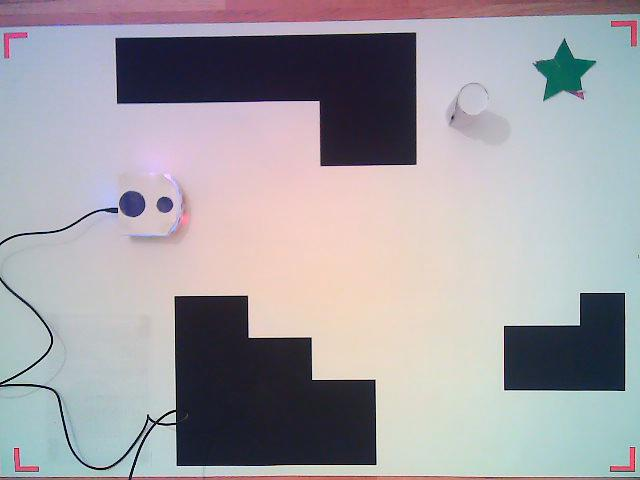
#> input picture maptest.jpg, 640 x 480 px, given in place of map1.JPG, which was not available
$ python test_vision.py
#> lines starting #> are read from the running program, lines starting #| are printed output that depends on the picture; after the words box and inside, x2 and y2 are one past the last pixel; in counts of white or black regions, pixels touching at a corner belong together; long printed decimals are rounded; pictures that were not available may be replaced by others from this repository, and a replacement may not be noted
import numpy as np
from matplotlib import pyplot as plt
import scipy.ndimage as ndimage
import cv2
import heapq
import math
import scipy
from sklearn.cluster import KMeans
import timeit
from skimage.feature import blob_doh


offline = True
fast = True
Plot = False
save = False

# TODO: say that you cant anything (camera covered)

def initialization():
    start = timeit.default_timer()
    map_path_offline = r"C:\Users\Carl\Desktop\Project\Maps\map1.JPG"
    map = cv2.imread(map_path_offline)
#> map is the input picture: shape (480, 640, 3); mean B, G, R 165.4, 159.7, 162.7
    corner_mask_path = r"C:\Users\Carl\Desktop\Project\mask_corner.JPG"
    mask = cv2.imread(corner_mask_path)
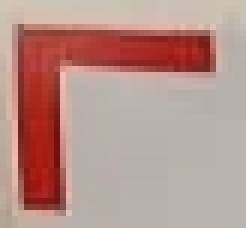
#> input picture Images/mask_corner.JPG, 41 x 38 px, found by its file name (shown 6 times larger)
#> mask is the input picture: shape (38, 41, 3); mean B, G, R 138.4, 146.2, 182.8
    dimension_paper = [118.9,84.1] #cm A0
    dim = (int(dimension_paper[0]*2),int(dimension_paper[1]*2))
    # Switching red and blue channels
    map[:, :, [0, 2]] = map[:, :, [2, 0]]
    mask[:, :, [0, 2]] = mask[:, :, [2, 0]]
    if Plot:
        plt.imshow(map)
        plt.show()
    corner_location = corner_detection(map,mask)
#> in color_filtering, `color_mask = cv2.inRange(large_image, lower, upper)`:
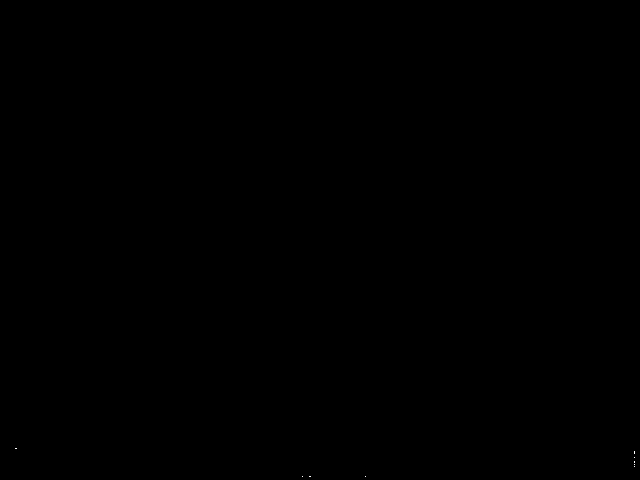
#> color_mask: shape (480, 640); 0% white in thin lines or dots, all inside (x1, y1, x2, y2) = (15, 448, 635, 477)
#> the loop in corner_detection, `for i in range (0,4):` made 4 passes
#> mn on passes 1 to 4: 1, 0.357, 0.298, 0.298
#> after the loop in corner_detection, `for i in range (0,4):`:
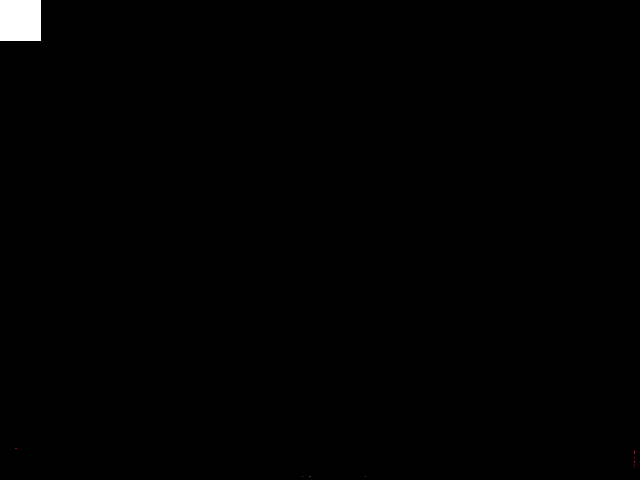
#> large_image: shape (480, 640, 3); mean R, G, B 1.4, 1.4, 1.4
#> after the loop in corner_detection, `for i in range (0,4):`: corner_location = [[0, 0], [0, 38], [38, 41], [41, 0]]
#> in corner_detection, `corner_location = np.fliplr(corner_location)`: corner_location = [[0, 0], [38, 0], [41, 38], [0, 41]]
#> corner_location = [[0, 0], [38, 0], [41, 38], [0, 41]]
    img_straighten = four_point_transform(map, corner_location)
    if img_straighten.shape[0]>1000:
        img_straighten = cv2.resize(img_straighten, dsize=((dim[0], int(img_straighten.shape[0]*dim[0]/img_straighten.shape[1]))))

    img_straighten_grey = cv2.cvtColor(img_straighten, cv2.COLOR_RGB2GRAY)
    coordinates_thymio, coordinates_endpoint = find_contours(img_straighten_grey, 0.001) #OR # obstacles = color_filtering(img_straighten,"black")
    obstacles, thymio, end_point = clustering(img_straighten)
    if save:
        plt.imsave('obstacles.jpg',obstacles)
    thymio_center_coord, thymio_orientation = orientation_location_thymio(img_straighten_grey, coordinates_thymio)
    modified_obstacles = process_obstacles(obstacles)
    stop = timeit.default_timer()

    print('Time: ', stop - start)


def process_obstacles(img):
    output = np.copy(img)
    kernel = np.ones((3,3), np.uint8)
    output = cv2.erode(output, kernel, iterations=1)
    output = cv2.dilate(output, kernel, iterations=2)
    if Plot:
        plt.imshow(output)
        plt.show()
    return output

def clean_image(img):
    output = np.copy(img)

    return output

def preprocessing(img):
    # REMOVE BACKGROUND epic fail
    output = np.copy(img)
    blur = scipy.ndimage.gaussian_filter(output, sigma = 30.0)
    bg_removed = output - blur
    squared = bg_removed**2
    squared_filt = scipy.ndimage.gaussian_filter(squared, sigma = 20.0)
    squared_filt = np.sqrt(squared_filt)
    squared_filt = squared_filt.astype(int)
    squared_filt[squared_filt == 0] = 1
    output = np.divide(bg_removed,squared_filt)

    return output


def clustering(img):
    # reshape the image to a 2D array of pixels and 3 color values (RGB)
    pixel_values = img.reshape((-1, 3))
    # convert to float
    pixel_values = np.float32(pixel_values)
    # define criteria and apply kmeans()
    criteria = (cv2.TERM_CRITERIA_EPS + cv2.TERM_CRITERIA_MAX_ITER, 100, 0.1)
    k = 7
    _, labels, (centers) = cv2.kmeans(pixel_values, k, None, criteria, 10, cv2.KMEANS_RANDOM_CENTERS)

    centers = np.uint8(centers)
    segmented_image = centers[labels.flatten()]
    # reshape back to the original image dimension
    segmented_image = segmented_image.reshape(img.shape)
    thymio = np.copy(img)
    obstacles = np.copy(img)
    end_point = np.copy(img)
    labels = labels.reshape(img.shape[0],img.shape[1])
    (values,counts) = np.unique(labels,return_counts=True)
    garbage1_i,garbage2_i,obstacles_i,garbage3_i, thymio_garbage_i,endpoint_i, thymio_i = heapq.nlargest(7, range(len(counts)), key=counts.__getitem__)


    end_point[labels != endpoint_i] = [255, 255, 255]
    obstacles[labels != obstacles_i] = [255, 255, 255]
    thymio[labels != thymio_i] = [255, 255, 255]


    end_point = cv2.fastNlMeansDenoisingColored(end_point,None,10,10,7,21)
    obstacles = cv2.fastNlMeansDenoisingColored(obstacles,None,10,10,7,21)
    thymio = cv2.fastNlMeansDenoisingColored(thymio,None,10,10,7,21)

    if Plot:
        plt.imshow(thymio)
        plt.show()
        plt.imshow(obstacles)
        plt.show()
        plt.imshow(end_point)
        plt.show()
    return obstacles, thymio, end_point


def order_points(pts):
    rect = np.zeros((4, 2), dtype = "float32")
    s = pts.sum(axis = 1)
#> s = [0, 38, 79, 41]
    rect[0] = pts[np.argmin(s)]
    rect[2] = pts[np.argmax(s)]
    diff = np.diff(pts, axis = 1)
#> diff = [0, -38, -3, 41]
    rect[1] = pts[np.argmin(diff)]
    rect[3] = pts[np.argmax(diff)]
    return rect


def four_point_transform(image, pts):
    rect = order_points(pts)
#> rect = [[0, 0], [38, 0], [41, 38], [0, 41]]
    (tl, tr, br, bl) = rect
#> tl = [0, 0]; tr = [38, 0]; br = [41, 38]; bl = [0, 41]

    widthA = np.sqrt(((br[0] - bl[0]) ** 2) + ((br[1] - bl[1]) ** 2))
#> widthA = 41.11
    widthB = np.sqrt(((tr[0] - tl[0]) ** 2) + ((tr[1] - tl[1]) ** 2))
#> widthB = 38
    maxWidth = max(int(widthA), int(widthB))
#> maxWidth = 41

    heightA = np.sqrt(((tr[0] - br[0]) ** 2) + ((tr[1] - br[1]) ** 2))
#> heightA = 38.12
    heightB = np.sqrt(((tl[0] - bl[0]) ** 2) + ((tl[1] - bl[1]) ** 2))
#> heightB = 41
    maxHeight = max(int(heightA), int(heightB))
#> maxHeight = 41
    dst = np.array([
        [0, 0],
        [maxWidth - 1, 0],
        [maxWidth - 1, maxHeight - 1],
        [0, maxHeight - 1]], dtype = "float32")
#> dst = [[0, 0], [40, 0], [40, 40], [0, 40]]

    # compute the perspective transform matrix and then apply it
    M = cv2.getPerspectiveTransform(rect, dst)
#> M = [[0.981, 0, 0], [-1.08e-16, 1.06, 0], [-0.00178, 0.00208, 1]]
    warped = cv2.warpPerspective(image, M, (maxWidth, maxHeight))
    if Plot:
        plt.imshow(warped)
        plt.show()
    # return the warped image
    return warped


def corner_detection(img,mask): #TODO: Get mask of 1 and 0 instead of image mask
    large_image = np.copy(img)
    small_image = np.copy(mask)
    method = cv2.TM_SQDIFF_NORMED
    large_image = color_filtering(large_image,"red")
    corner_location = np.zeros((4,2))
    for i in range (0,4):
        result = cv2.matchTemplate(small_image, large_image, method)
        mn,_,mnLoc,_ = cv2.minMaxLoc(result) # We want the minimum squared difference
        MPx,MPy = mnLoc # Extract the coordinates of our best match
        trows,tcols = small_image.shape[:2] # Get the size of the template. This is the same size as the match.
        # cv2.rectangle(large_image, (MPx,MPy),(MPx+tcols,MPy+trows),(0,0,255),2) # Draw the rectangle on large_image
        new_img = 255*np.ones(large_image.shape,np.uint8)
        large_image[MPy:MPy+trows,MPx:MPx+trows] = new_img[MPy:MPy+trows,MPx:MPx+trows]
        small_image = cv2.rotate(small_image, cv2.ROTATE_90_CLOCKWISE)
        # Changes to account for the rotation of the mask
        if i == 0:
            corner_location[i,:] = [MPy,MPx]
        elif i == 1:
            corner_location[i,:] = [MPy,MPx+tcols]
        elif i == 2:
            corner_location[i,:] = [MPy+trows,MPx+tcols]
        else:
            corner_location[i,:] = [MPy+trows,MPx]
    corner_location = np.fliplr(corner_location)

    return corner_location

def color_filtering(img,color):
    large_image = np.copy(img)
    method = cv2.TM_SQDIFF_NORMED
    if color == "red":
        lower = np.array([90,0,0])
        upper = np.array([255,50,50])
    elif color == "blue":
        lower = np.array([0,0,90])
        upper = np.array([50,50,255])
    elif color == "green":
        lower = np.array([0,90,0])
        upper = np.array([50,255,50])
    elif color == "green and blue":
        lower_b = np.array([0,0,90])
        upper_b = np.array([50,50,255])
        lower_g = np.array([00,90,0])
        upper_g = np.array([50,255,50])
        color_mask_b = cv2.inRange(large_image, lower_b, upper_b)
        color_mask_g = cv2.inRange(large_image, lower_g, upper_g)
        large_image_b = cv2.bitwise_and(large_image, large_image, mask=color_mask_b)
        large_image_g = cv2.bitwise_and(large_image, large_image, mask=color_mask_g)
        large_image = large_image_b + large_image_g
        return large_image
    elif color == "purple":
        lower = np.array([20,0,20])
        upper = np.array([255,90,255])
    elif color == "black":
        large_image = cv2.cvtColor(large_image, cv2.COLOR_RGB2GRAY)
        _,output = cv2.threshold(large_image,10,255,cv2.THRESH_BINARY)
        if Plot:
            plt.imshow(output)
            plt.show()
        return output
    color_mask = cv2.inRange(large_image, lower, upper)
    large_image = cv2.bitwise_and(large_image, large_image, mask=color_mask)
    if color != "red":
        large_image = cv2.fastNlMeansDenoisingColored(large_image,None,10,10,7,21)
    if Plot:
        plt.imshow(large_image)
        plt.show()
    return large_image

def find_contours(img,constant): # TODO: Apply this on the thymio and endpoint images only from the clustering
    # obstacles = find_contours(img_straighten_grey, 0.001) #OR
#> called with constant = 0.001
    img = img.astype(np.uint8)
    _, threshold = cv2.threshold(img, 100, 255, cv2.THRESH_BINARY)
#> threshold: shape (41, 41); 95.6% white; 11 black regions (10 under 20 px)
    contours,_ = cv2.findContours(threshold, cv2.RETR_TREE, cv2.CHAIN_APPROX_SIMPLE)
#> contours = 11 contours, 10 with area under 20; largest, box (x1, y1, x2, y2) and area: (0, 0, 41, 41) 1535
    img_contours = np.zeros([img.shape[0],img.shape[1]])
    largest_areas = sorted(contours, key=cv2.contourArea)
#> largest_areas has the same summary as contours
    largest_areas = largest_areas[:-1] # remove sorted and [:-1] to get the corners and the outer borders too
#> largest_areas = 10 contours, all with area under 20
    # largest_areas = largest_areas[::-1]
    largest_areas = largest_areas[:-3]
#> largest_areas = 7 contours, all with area under 20
    for cnt in largest_areas: # TODO: Find a thresholding way to remove everything and only keep the obstacles  largest_areas[:3]
        approx = cv2.approxPolyDP(cnt, constant*cv2.arcLength(cnt, True), True)
        cv2.drawContours(img_contours, [approx], 0, (255), thickness=cv2.FILLED) #  replace thickness=cv2.FILLED with thickness=5 for edges only
        x = approx.ravel()[0]
        y = approx.ravel()[1]
#> this loop made 7 passes
#> (approx, x, y) on passes 1 to 6: ([[24, 37], [25, 36], [26, 37], [25, 38]], 24, 37), ([[12, 37], [13, 36], [14, 37], [13, 38]], 12, 37), ([[24, 34], [25, 33], [26, 34], [25, 35]], 24, 34), ([[38, 26], [39, 25], [40, 26], [39, 27]], 38, 26), ([[19, 26], [20, 25], [21, 26], [20, 27]], 19, 26), ([[31, 1], [32, 0], [33, 1], [32, 2]], 31, 1)
#> (x, y) on pass 7: (9, 16)
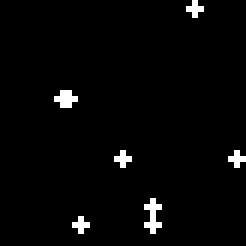
#> img_contours: shape (41, 41) float64 (shown 6 times larger); 2.3% white in thin lines or dots, all inside (x1, y1, x2, y2) = (9, 0, 41, 39)
    if Plot:
        plt.imshow(img_contours)
        plt.show()
    coordinates_thymio = np.zeros((2,2))
    coordinates_endpoint = np.zeros((1,2))
    location_image = np.zeros([img.shape[0],img.shape[1]])
    i = 0
    for c in largest_areas:

        # calculate moments for each contour
        M = cv2.moments(c)
        # calculate x,y coordinate of center
        cX = int(M["m10"] / M["m00"])
        cY = int(M["m01"] / M["m00"])

        cv2.circle(location_image, (cX, cY), 5, (255, 255, 255), -1)
        if(i<2):
            coordinates_thymio[i] = [cX, cY]
        else:
            coordinates_endpoint = [cX, cY]
        i = i + 1
#> this loop made 7 passes
#> (c, cX, cY) on passes 1 to 6: ([[24, 37], [25, 36], [26, 37], [25, 38]], 25, 37), ([[12, 37], [13, 36], [14, 37], [13, 38]], 13, 37), ([[24, 34], [25, 33], [26, 34], [25, 35]], 25, 34), ([[38, 26], [39, 25], [40, 26], [39, 27]], 39, 26), ([[19, 26], [20, 25], [21, 26], [20, 27]], 20, 26), ([[31, 1], [32, 0], [33, 1], [32, 2]], 32, 1)
#> (cX, cY) on pass 7: (10, 16)
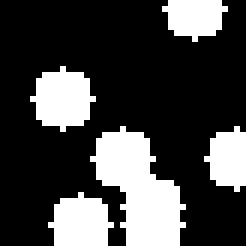
#> location_image: shape (41, 41) float64 (shown 6 times larger); 26.5% white; 5 white regions, box (x1, y1, x2, y2) and area: (15, 21, 31, 41) 181, (5, 11, 16, 22) 81, (8, 32, 19, 41) 73, (27, 0, 38, 7) 55, (34, 21, 41, 32) 55
#> after the loop, coordinates_thymio = [[25, 37], [13, 37]]; i = 7
#> in initialization, `coordinates_thymio, coordinates_endpoint = find_contours(img_straighte..`: coordinates_thymio = [[25, 37], [13, 37]]; coordinates_endpoint = [10, 16]
#> in clustering, `pixel_values = img.reshape((-1, 3))`: pixel_values = 1681 rows, first 8: [105, 85, 120], [104, 85, 117], [105, 84, 117], [105, 85, 113], [108, 83, 112], [110, 86, 110], [115, 87, 110], [117, 89, 111]
#> in clustering, `criteria = (cv2.TERM_CRITERIA_EPS + cv2.TERM_CRITERIA_MAX_ITER, 100, 0..`: criteria = (3, 100, 0.1)
#> in clustering, `_, labels, (centers) = cv2.kmeans(pixel_values, k, None, criteria, 10,..`: labels = 1681 values, max 6 at index 0, min 0 at index 1318, mean 3.31; centers = [[180.2, 122.8, 165.8], [145.9, 114.6, 142.7], [164.5, 172.3, 200.8], [156.6, 160.5, 189.1], [136.6, 101.5, 128.6], [196.2, 77.86, 139], [118.3, 89.67, 118.7]]
#> in clustering, `centers = np.uint8(centers)`: centers = [[180, 122, 165], [145, 114, 142], [164, 172, 200], [156, 160, 189], [136, 101, 128], [196, 77, 139], [118, 89, 118]]
#> in clustering, `segmented_image = centers[labels.flatten()]`: segmented_image = 1681 rows, first 8: [118, 89, 118], [118, 89, 118], [118, 89, 118], [118, 89, 118], [118, 89, 118], [118, 89, 118], [118, 89, 118], [118, 89, 118]
#> in clustering, `labels = labels.reshape(img.shape[0],img.shape[1])`:
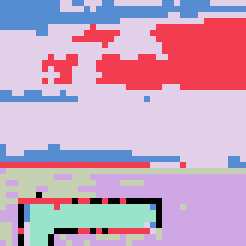
#> labels: shape (41, 41) int32 (shown 6 times larger); 7 distinct labels, from 0 to 6; one colour per label, 0 black
#> in clustering, `(values,counts) = np.unique(labels,return_counts=True)`: values = [0, 1, 2, 3, 4, 5, 6]; counts = [30, 301, 258, 119, 683, 90, 200]
#> in clustering, `garbage1_i,garbage2_i,obstacles_i,garbage3_i, thymio_garbage_i,endpoin..`: garbage1_i = 4; garbage2_i = 1; obstacles_i = 2; garbage3_i = 6; thymio_garbage_i = 3; endpoint_i = 5; thymio_i = 0
    if Plot:
        plt.imshow(location_image)
        plt.show()
    return coordinates_thymio, coordinates_endpoint

def orientation_location_thymio(img,coordinates_thymio):

    center_thymio = [(coordinates_thymio[0][1] + coordinates_thymio[1][1])/2, (coordinates_thymio[0][0]+coordinates_thymio[1][0])/2]
#> center_thymio = [37, 19]
    img_x,img_y = img.shape[:2]
#> img_x = 41; img_y = 41
    orientation_rad = np.arctan2(img_y-center_thymio[1], img_x-center_thymio[0])
#> orientation_rad = 1.39
    print(orientation_rad)
#| 1.391
    orientation_deg = orientation_rad*180/math.pi
#> orientation_deg = 79.7
    print(center_thymio, orientation_deg)
#| [37.0, 19.0] 79.695
    return center_thymio, orientation_deg


if __name__ == "__main__":
    initialization()
#> in initialization, `thymio_center_coord, thymio_orientation = orientation_location_thymio(..`: thymio_center_coord = [37, 19]; thymio_orientation = 79.7
#> in process_obstacles, `output = cv2.dilate(output, kernel, iterations=2)`:
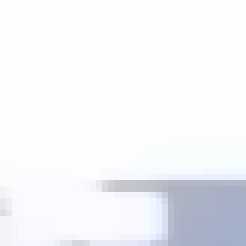
#> output: shape (41, 41, 3) (shown 6 times larger); mean R, G, B 244.1, 245, 248.2


# [80 lines of commented-out code are left out]
